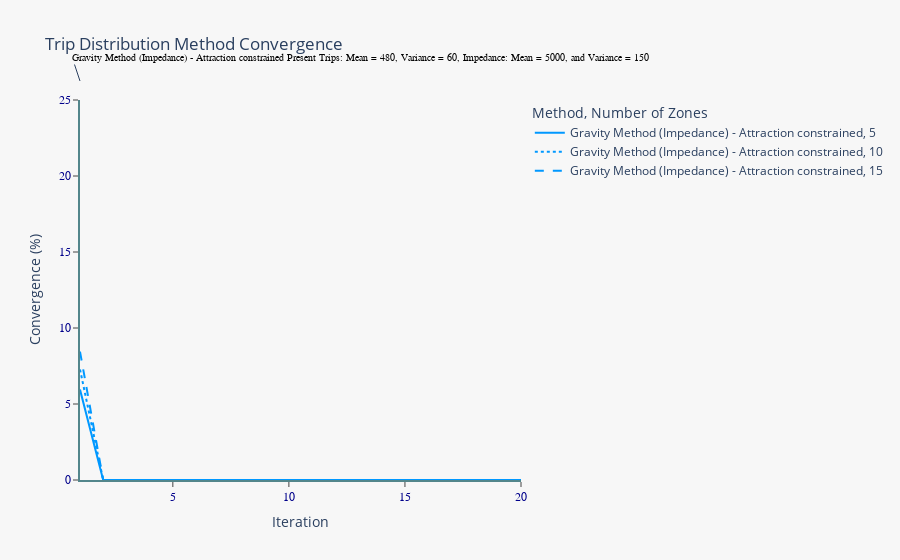

Write notebook code for a chart like this one.
### Code cell
ded_test(dist_func='GMImp', n_zones=[5, 10, 15], test_pre_mean=480, test_pre_var=60, gm_imp_mean=5000, gm_imp_var=150, gm_type='ATT', n_iter=20)

### Figure 1 — Plotly figure (JSON) as saved in the notebook; plotly's stock layout.template omitted (floating-point values rounded to 4 significant figures)
{"data": [{"hovertemplate": "Method=Gravity Method (Impedance) - Attraction constrained<br>Number of Zones=5<br>Iteration=%{x}<br>Convergence (%)=%{y}<extra></extra>", "legendgroup": "Gravity Method (Impedance) - Attraction constrained, 5", "line": {"color": "rgb(0,152,255)", "dash": "solid"}, "marker": {"symbol": "circle"}, "mode": "lines", "name": "Gravity Method (Impedance) - Attraction constrained, 5", "orientation": "v", "showlegend": true, "type": "scatter", "x": [1, 2, 3, 4, 5, 6, 7, 8, 9, 10, 11, 12, 13, 14, 15, 16, 17, 18, 19, 20], "xaxis": "x", "y": [5.947, 0.0004856, 5.437e-08, 6.672e-12, 2.22e-14, 4.441e-14, 4.441e-14, 4.441e-14, 5.551e-14, 6.661e-14, 7.772e-14, 7.772e-14, 8.882e-14, 8.882e-14, 9.992e-14, 1.221e-13, 9.992e-14, 9.992e-14, 1.221e-13, 9.992e-14], "yaxis": "y"}, {"hovertemplate": "Method=Gravity Method (Impedance) - Attraction constrained<br>Number of Zones=10<br>Iteration=%{x}<br>Convergence (%)=%{y}<extra></extra>", "legendgroup": "Gravity Method (Impedance) - Attraction constrained, 10", "line": {"color": "rgb(0,152,255)", "dash": "dot"}, "marker": {"symbol": "circle"}, "mode": "lines", "name": "Gravity Method (Impedance) - Attraction constrained, 10", "orientation": "v", "showlegend": true, "type": "scatter", "x": [1, 2, 3, 4, 5, 6, 7, 8, 9, 10, 11, 12, 13, 14, 15, 16, 17, 18, 19, 20], "xaxis": "x", "y": [7.276, 0.0005728, 6.88e-08, 8.982e-12, 4.441e-14, 4.441e-14, 6.661e-14, 7.772e-14, 7.772e-14, 7.772e-14, 7.772e-14, 7.772e-14, 7.772e-14, 9.992e-14, 9.992e-14, 9.992e-14, 7.772e-14, 6.661e-14, 6.661e-14, 6.661e-14], "yaxis": "y"}, {"hovertemplate": "Method=Gravity Method (Impedance) - Attraction constrained<br>Number of Zones=15<br>Iteration=%{x}<br>Convergence (%)=%{y}<extra></extra>", "legendgroup": "Gravity Method (Impedance) - Attraction constrained, 15", "line": {"color": "rgb(0,152,255)", "dash": "dash"}, "marker": {"symbol": "circle"}, "mode": "lines", "name": "Gravity Method (Impedance) - Attraction constrained, 15", "orientation": "v", "showlegend": true, "type": "scatter", "x": [1, 2, 3, 4, 5, 6, 7, 8, 9, 10, 11, 12, 13, 14, 15, 16, 17, 18, 19, 20], "xaxis": "x", "y": [8.446, 0.0004972, 5.815e-08, 1.352e-11, 6.661e-14, 6.661e-14, 8.882e-14, 8.882e-14, 8.882e-14, 1.11e-13, 1.11e-13, 1.11e-13, 1.221e-13, 1.11e-13, 8.882e-14, 8.882e-14, 8.882e-14, 1.11e-13, 1.11e-13, 1.11e-13], "yaxis": "y"}], "layout": {"annotations": [{"font": {"color": "black", "family": "Nirmala UI", "size": 10}, "text": "Gravity Method (Impedance) - Attraction constrained Present Trips: Mean = 480, Variance = 60, Impedance: Mean = 5000, and Variance = 150", "x": 0, "xanchor": "left", "xref": "paper", "y": 1.05, "yanchor": "top", "yref": "paper"}], "legend": {"title": {"text": "Method, Number of Zones"}, "tracegroupgap": 0}, "paper_bgcolor": "#F7F7F7", "plot_bgcolor": "#F7F7F7", "title": {"text": "Trip Distribution Method Convergence"}, "xaxis": {"anchor": "y", "domain": [0, 1], "linecolor": "#53868B", "linewidth": 2, "showgrid": false, "showticklabels": true, "tickfont": {"color": "#00008B", "family": "Nirmala UI", "size": 12}, "ticks": "outside", "title": {"text": "Iteration"}}, "yaxis": {"anchor": "x", "domain": [0, 1], "linecolor": "#53868B", "linewidth": 2, "range": [0, 25], "showgrid": false, "showticklabels": true, "tickfont": {"color": "#00008B", "family": "Nirmala UI", "size": 12}, "ticks": "outside", "title": {"text": "Convergence (%)"}}}}
